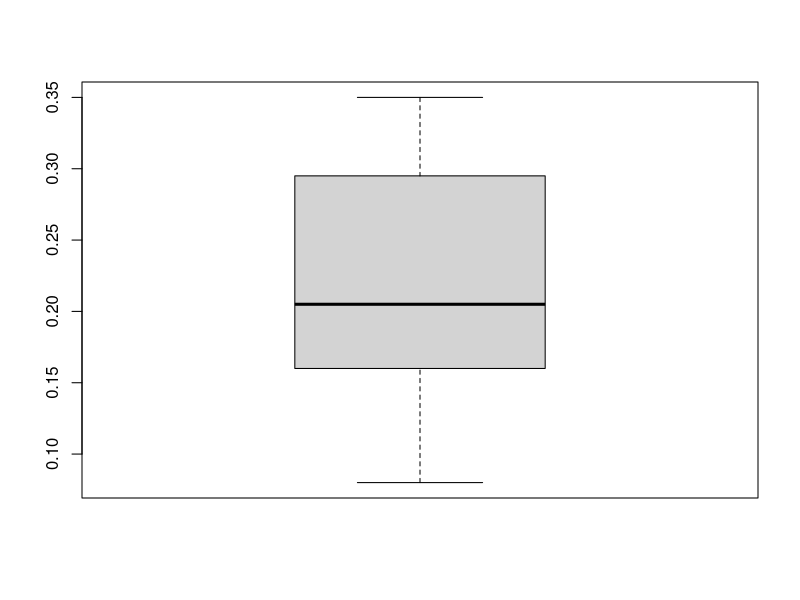
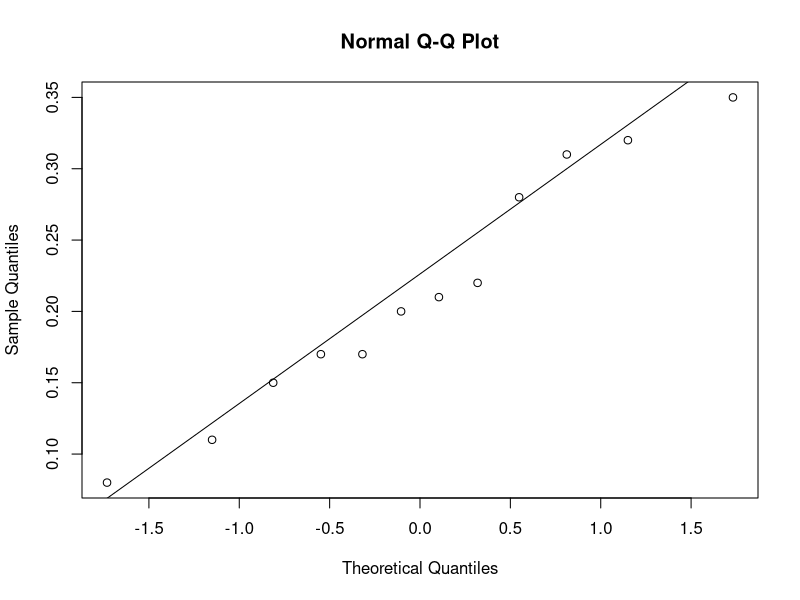
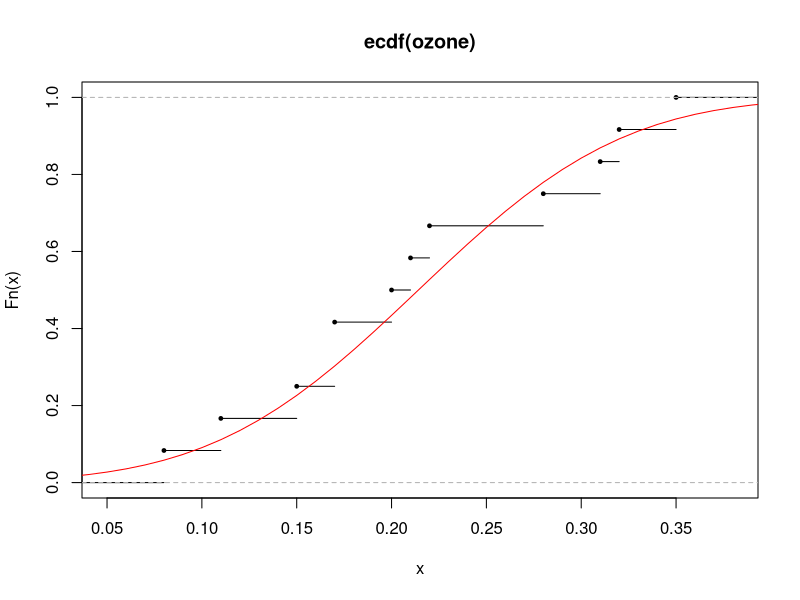
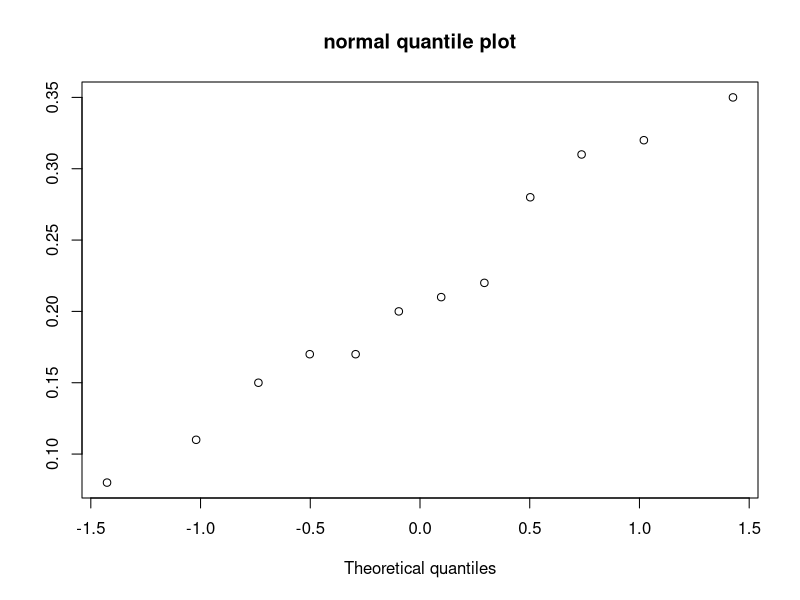
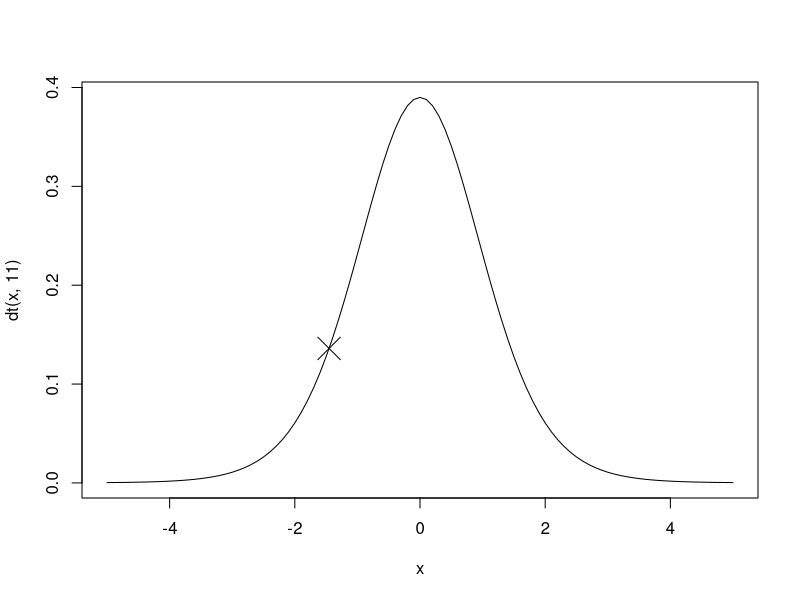
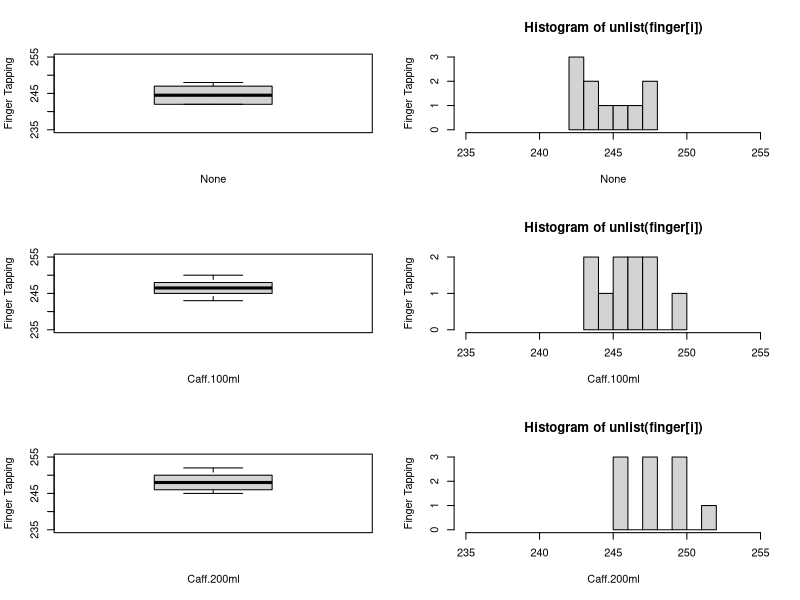

Write the R code that produced these figures, in order.
# 1.1
ozone = scan("ozone.dat")
# 1.2
min(ozone)
max(ozone)
mean(ozone)
sd(ozone)
quantile(ozone)
summary(ozone)
# 1.3

boxplot(ozone)
# 1.4
# FIX: Understand QQ plots and add explanation about the normalcy
qqnorm(ozone)
qqline(ozone)
plot(ecdf(ozone), cex=0.5)
x= seq(0,4,0.01)
lines(x,pnorm(x,mean(ozone),sd(ozone)),col="red")

# 1.5
my.qqnorm = function(data.vec){
  n = length(data.vec)
  norm.quantiles = qnorm((1:n) / (n + 1))
  plot(norm.quantiles, sort(data.vec), main = "normal quantile plot",
  xlab = "Theoretical quantiles", ylab = "")
}
my.qqnorm(ozone)

# 1.6 - FIX: Why isn't there a minus one for the standard deviation too?
tobs = (mean(ozone) - 0.25) / (sd(ozone) / sqrt(length(ozone)))
pobs = 1 - pt(tobs, length(ozone)-1)

# 1.7
curve(dt(x, 11), -5, 5)
points(tobs, y=dt(tobs,length(ozone)-1), cex = 3, bg = 7, pch = 4)

# 1.8
llimit = qt(0.05, length(ozone)-1)*sd(ozone)/ sqrt(length(ozone)-1)

# 1.9
t.test(ozone,mu=0.25,alternative="greater")

# 1.10
wilcox.test(ozone,mu=0.25,alternative="greater")
# 0.17 is repeated and wilcox test assumes unique values.

# 1.11
tobs = (mean(ozone) - 0.25) / (sd(ozone) / sqrt(length(ozone)))
pobs = 1 - pt(tobs, length(ozone)-1)/2

t.test(ozone,mu=0.25,conf.level = 0.9)

# 2.1
read.table("bleeding.dat", h=T)



# 3.1

finger = read.csv("caffeine.csv", header=T)

apply(finger, 2, max)
apply(finger, 2, min)
apply(finger, 2, mean)
apply(finger,2,sd)
apply(finger, 2, median)
apply(finger, 2, function(x) {
  ux <- unique(x)
  tab <- tabulate(match(x, ux))
  ux[tab == max(tab)]
})


# 3.2
par(mfrow=c(3,2))
yl = "Finger Tapping"
xl = colnames(finger)

for (i in 1:3){
  boxplot(finger[i], ylim=c(235,255), xlab= xl[i], ylab = yl)
  hist(unlist(finger[i]),xlim=c(235,255), xlab= xl[i], ylab = yl)
}





